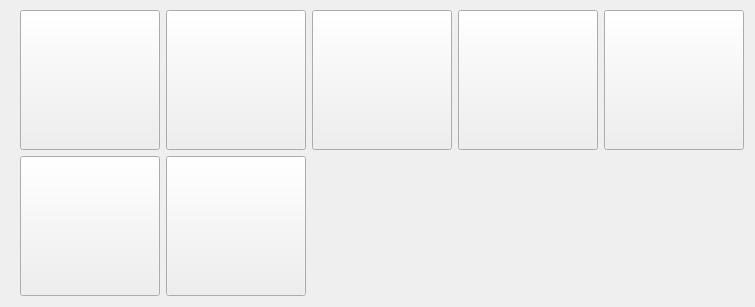
    <widget class="QWidget" name="tab_4">
     <attribute name="title">
      <string>Сечения раскосов</string>
     </attribute>
     <widget class="QWidget" name="gridLayoutWidget_4">
      <property name="geometry">
       <rect>
        <x>20</x>
        <y>10</y>
        <width>726</width>
        <height>288</height>
       </rect>
      </property>
      <layout class="QGridLayout" name="gridLayout_4">
       <item row="0" column="0">
        <widget class="QPushButton" name="pushButton_diag1">
         <property name="sizePolicy">
          <sizepolicy hsizetype="Fixed" vsizetype="Fixed">
           <horstretch>0</horstretch>
           <verstretch>0</verstretch>
          </sizepolicy>
         </property>
         <property name="minimumSize">
          <size>
           <width>140</width>
           <height>140</height>
          </size>
         </property>
         <property name="maximumSize">
          <size>
           <width>140</width>
           <height>140</height>
          </size>
         </property>
         <property name="sizeIncrement">
          <size>
           <width>0</width>
           <height>0</height>
          </size>
         </property>
         <property name="text">
          <string/>
         </property>
         <property name="icon">
          <iconset>
           <normaloff>../pics/thumbs/diagonal/diag_1.jpg</normaloff>../pics/thumbs/diagonal/diag_1.jpg</iconset>
         </property>
         <property name="iconSize">
          <size>
           <width>130</width>
           <height>130</height>
          </size>
         </property>
         <property name="flat">
          <bool>false</bool>
         </property>
        </widget>
       </item>
       <item row="0" column="1">
        <widget class="QPushButton" name="pushButton_diag2">
         <property name="minimumSize">
          <size>
           <width>140</width>
           <height>140</height>
          </size>
         </property>
         <property name="maximumSize">
          <size>
           <width>140</width>
           <height>140</height>
          </size>
         </property>
         <property name="text">
          <string/>
         </property>
         <property name="icon">
          <iconset>
           <normaloff>../pics/thumbs/diagonal/diag_2.jpg</normaloff>../pics/thumbs/diagonal/diag_2.jpg</iconset>
         </property>
         <property name="iconSize">
          <size>
           <width>130</width>
           <height>130</height>
          </size>
         </property>
         <property name="flat">
          <bool>false</bool>
         </property>
        </widget>
       </item>
       <item row="0" column="2">
        <widget class="QPushButton" name="pushButton_diag3">
         <property name="minimumSize">
          <size>
           <width>140</width>
           <height>140</height>
          </size>
         </property>
         <property name="maximumSize">
          <size>
           <width>140</width>
           <height>140</height>
          </size>
         </property>
         <property name="text">
          <string/>
         </property>
         <property name="icon">
          <iconset>
           <normaloff>../pics/thumbs/diagonal/diag_3.jpg</normaloff>../pics/thumbs/diagonal/diag_3.jpg</iconset>
         </property>
         <property name="iconSize">
          <size>
           <width>130</width>
           <height>130</height>
          </size>
         </property>
         <property name="flat">
          <bool>false</bool>
         </property>
        </widget>
       </item>
       <item row="0" column="3">
        <widget class="QPushButton" name="pushButton_diag4">
         <property name="minimumSize">
          <size>
           <width>140</width>
           <height>140</height>
          </size>
         </property>
         <property name="maximumSize">
          <size>
           <width>140</width>
           <height>140</height>
          </size>
         </property>
         <property name="icon">
          <iconset>
           <normaloff>../pics/thumbs/diagonal/diag_4.jpg</normaloff>../pics/thumbs/diagonal/diag_4.jpg</iconset>
         </property>
         <property name="iconSize">
          <size>
           <width>130</width>
           <height>130</height>
          </size>
         </property>
         <property name="flat">
          <bool>false</bool>
         </property>
        </widget>
       </item>
       <item row="0" column="4">
        <widget class="QPushButton" name="pushButton_diag5">
         <property name="minimumSize">
          <size>
           <width>140</width>
           <height>140</height>
          </size>
         </property>
         <property name="maximumSize">
          <size>
           <width>140</width>
           <height>140</height>
          </size>
         </property>
         <property name="icon">
          <iconset>
           <normaloff>../pics/thumbs/diagonal/diag_5.jpg</normaloff>../pics/thumbs/diagonal/diag_5.jpg</iconset>
         </property>
         <property name="iconSize">
          <size>
           <width>130</width>
           <height>130</height>
          </size>
         </property>
         <property name="flat">
          <bool>false</bool>
         </property>
        </widget>
       </item>
       <item row="1" column="0">
        <widget class="QPushButton" name="pushButton_diag6">
         <property name="minimumSize">
          <size>
           <width>140</width>
           <height>140</height>
          </size>
         </property>
         <property name="maximumSize">
          <size>
           <width>140</width>
           <height>140</height>
          </size>
         </property>
         <property name="icon">
          <iconset>
           <normaloff>../pics/thumbs/diagonal/diag_6.jpg</normaloff>../pics/thumbs/diagonal/diag_6.jpg</iconset>
         </property>
         <property name="iconSize">
          <size>
           <width>130</width>
           <height>130</height>
          </size>
         </property>
         <property name="flat">
          <bool>false</bool>
         </property>
        </widget>
       </item>
       <item row="1" column="1">
        <widget class="QPushButton" name="pushButton_diag7">
         <property name="minimumSize">
          <size>
           <width>140</width>
           <height>140</height>
          </size>
         </property>
         <property name="maximumSize">
          <size>
           <width>140</width>
           <height>140</height>
          </size>
         </property>
         <property name="icon">
          <iconset>
           <normaloff>../pics/thumbs/diagonal/diag_7.jpg</normaloff>../pics/thumbs/diagonal/diag_7.jpg</iconset>
         </property>
         <property name="iconSize">
          <size>
           <width>130</width>
           <height>130</height>
          </size>
         </property>
         <property name="flat">
          <bool>false</bool>
         </property>
        </widget>
       </item>
      </layout>
     </widget>
    </widget>
